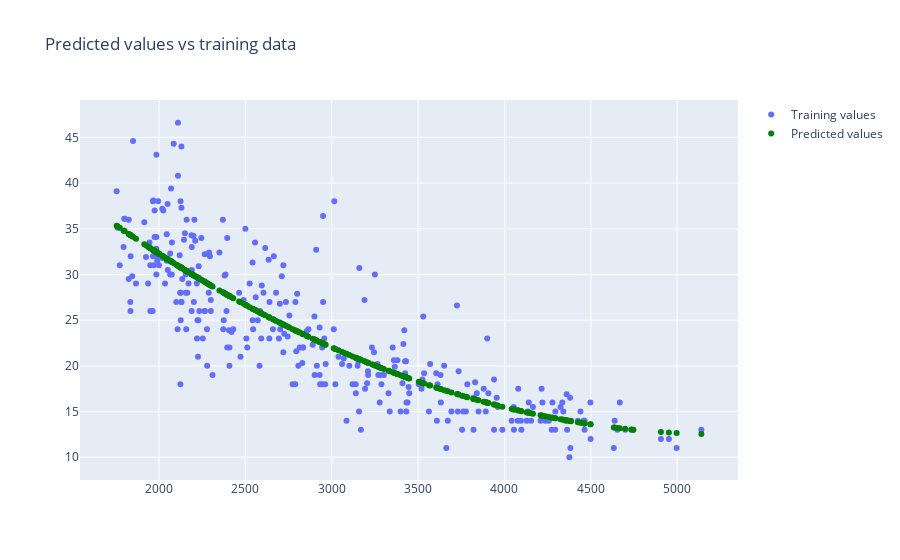

The cell this chart's notebook holds for it:
### Code cell
# Perform linear regression with poly features as the x input and get predicted values base on poly features
lr_poly = LinearRegression()
lr_poly."####"
predicted_values = "####"

# Visualizing the predicted values and the actual y values
# Input the x and y values for the plot, the x and y will be the raw training data and labels from the data frame dataset. You can use train_x and train_y
# but you will need to use ravel plot using plotly 
training_data = go.Scatter(x="####", y="####", name='Training values',  mode='markers')
predicted_points = go.Scatter(x="####", y="####", name='Predicted values',  mode='markers', marker= {'color':'green'})

fig = go.Figure(data = [training_data, predicted_points])
fig.update_layout(title="Predicted values vs training data")
fig.show()

### Figure 1 — Plotly figure (JSON) as saved in the notebook; plotly's stock layout.template omitted (floating-point values rounded to 4 significant figures; data arrays with more than 128 entries replaced by an {"elided": "..."} marker saying what was removed)
{"data": [{"mode": "markers", "name": "Training values", "type": "scatter", "x": {"elided": "313 int values"}, "y": {"elided": "313 float values"}}, {"marker": {"color": "green"}, "mode": "markers", "name": "Predicted values", "type": "scatter", "x": {"elided": "313 int values"}, "y": {"elided": "313 float values"}}], "layout": {"autosize": true, "title": {"text": "Predicted values vs training data"}, "xaxis": {"autorange": true, "range": [1552.0, 5343.0], "type": "linear"}, "yaxis": {"autorange": true, "range": [7.319, 49.28], "type": "linear"}}}
